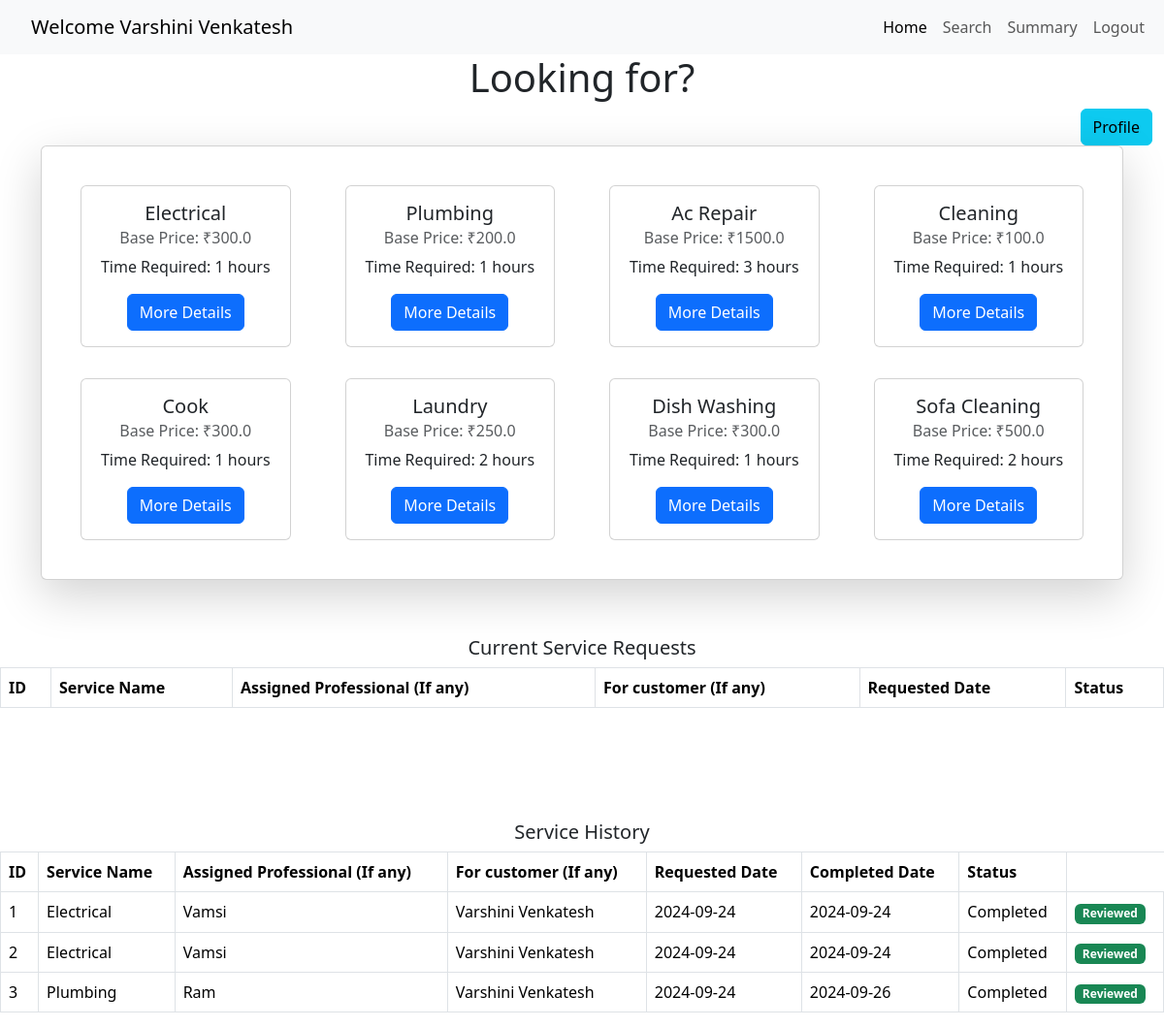
Page /customerhomepage/1 on the committed database.
### application/models.py (models this page shows, shortened)
class Customer(db.Model):
    __tablename__ = 'customers'
    id = db.Column(db.Integer, primary_key=True)
    email = db.Column(db.String(120), unique=True, nullable=False)
    password = db.Column(db.String(120), nullable=False)
    full_name = db.Column(db.String(100), nullable=False)
    address = db.Column(db.String(200), nullable=False)
    pincode = db.Column(db.String(10), nullable=False)

class Service(db.Model):
    __tablename__ = 'services'
    service_id = db.Column(db.Integer, primary_key=True)
    name = db.Column(db.String(100), nullable=False)
    base_price = db.Column(db.Float, nullable=False)
    time_required = db.Column(db.String(50), nullable=False)
    descriptions = db.Column(db.Text, nullable=True)
    service_requests_list = db.relationship('ServiceRequest', backref='service', cascade='all, delete-orphan', lazy=True)

class ServiceRequest(db.Model):
    __tablename__ = 'service_requests'
    serv_req_id = db.Column(db.Integer, primary_key=True)
    service_id = db.Column(db.Integer, db.ForeignKey('services.service_id'), nullable=False)
    cust_id = db.Column(db.Integer, db.ForeignKey('customers.id'), nullable=False)
    professional_id = db.Column(db.Integer, db.ForeignKey('service_professionals.id'), nullable=True)
    date_of_req = db.Column(db.DateTime, default=date.today)
    date_of_completion = db.Column(db.DateTime, nullable=True)
    service_status = db.Column(db.String(50), nullable=False)  # requested, assigned, completed
    remarks = db.Column(db.Text, nullable=True)
    professional = db.relationship('ServiceProfessional', backref='service_requests', lazy=True)
    customer = db.relationship('Customer', backref='service_requests', lazy=True)

class ServiceProfessional(db.Model):
    __tablename__ = 'service_professionals'
    id = db.Column(db.Integer, primary_key=True)
    email = db.Column(db.String(120), unique=True, nullable=False)
    password = db.Column(db.String(120), nullable=False)
    full_name = db.Column(db.String(100), nullable=False)
    service_id = db.Column(db.Integer, db.ForeignKey('services.service_id'), nullable=False)
    experience = db.Column(db.Integer, nullable=False)
    profile_doc = db.Column(db.String(200), nullable=False)
    address = db.Column(db.String(200), nullable=False)
    pincode = db.Column(db.String(10), nullable=False)
    date_created = db.Column(db.DateTime, default=date.today())
    status = db.Column(db.String(50), nullable=False)
    service = db.relationship('Service', backref='service_professionals', lazy=True)

### app.py (the view)
@app.route('/customerhomepage/<int:id>', methods=['GET'])
def customerhomepage(id):
    customer = Customer.query.get(id)
    services = Service.query.all()
    service_requests = ServiceRequest.query.filter_by(cust_id=id).all()
    return render_template("customerhomepage.html", customer=customer, services=services, service_requests=service_requests)

### templates/customerhomepage.html (shortened to what this page needs)
<!DOCTYPE html>
<html lang="en">
<head>
    <link href="https://cdn.jsdelivr.net/npm/bootstrap@5.3.3/dist/css/bootstrap.min.css" rel="stylesheet">
</head>
<body>
    <nav class="navbar navbar-expand-lg navbar-light bg-light">
        <div class="container-fluid">
          <a class="navbar-brand" href="#">Welcome {{ customer.full_name }}</a>
          <div class="collapse navbar-collapse" id="navbarNavAltMarkup">
            <div class="navbar-nav">
              <a class="nav-link active" aria-current="page" href="#">Home</a>
              <a class="nav-link" href="{{ url_for('search_services', customer_id=customer.id) }}">Search</a>
              <a class="nav-link" href="#">Summary</a>
              <a class="nav-link" href="{{ url_for('logout') }}">Logout</a>
            </div>
          </div>
        </div>
    </nav>
    <h1 style="text-align: center;">Looking for?</h1>
    {% if customer %}
        <div class="container" style="float: right;">
            <a href="{{url_for('customerprofile', id = customer.id)}}" class="btn btn-info">Profile</a>
        </div>
    {% else %}
        <p>Customer information not available</p>
    {% endif %}
    <div class="container">
        <div class="card p-4 shadow-lg mb-5">
            <div class="row">
                {% for service in services %}
                <div class="col-12 col-md-4 col-lg-3 d-flex justify-content-center">
                    <div class="card m-3" style="width: 18rem;">
                        <div class="card-body text-center">
                            <h5 class="card-title">{{ service.name }}</h5>
                            <h6 class="card-subtitle mb-2 text-muted">Base Price: ₹{{ service.base_price }}</h6>
                            <p class="card-text">Time Required: {{ service.time_required }} hours</p>
                            <a href="{{ url_for('servicedetails', service_id=service.service_id, customer_id=customer.id) }}" class="btn btn-primary">More Details</a>
                        </div>
                    </div>
                </div>
                {% endfor %}
            </div>
        </div>
    </div>
    <div style="margin-top: 10px;">
        <div class="d-flex flex-wrap col-md-12 justify-content-center">
            <h5>Current Service Requests</h5>
            <table class="table table-bordered">
                <thead>
                    <tr>
                        <th>ID</th>
                        <th>Service Name</th>
                        <th>Assigned Professional (If any)</th>
                        <th>For customer (If any)</th>
                        <th>Requested Date</th>
                        <th>Status</th>
                    </tr>
                </thead>
            </table>
    </div>
    <div style="margin-top: 100px;">
        <div class="d-flex flex-wrap col-md-12 justify-content-center">
            <h5>Service History</h5>
            <table class="table table-bordered">
                <thead>
                    <tr>
                        <th>ID</th>
                        <th>Service Name</th>
                        <th>Assigned Professional (If any)</th>
                        <th>For customer (If any)</th>
                        <th>Requested Date</th>
                        <th>Completed Date</th>
                        <th>Status</th>
                    </tr>
                </thead>
                <tbody>
                    {% for request in service_requests %}
                    {% if request.service_status == 'completed' %}
                        <tr>
                            <td>{{ request.serv_req_id }}</td>
                            <td>{{ request.service.name }}</td>
                            <td>{% if request.professional %} {{ request.professional.full_name }} {% else %} Not Assigned {% endif %}</td>
                            <td>{% if request.customer %} {{ request.customer.full_name }} {% else %} Not Assigned {% endif %}</td>
                            <td>{{ request.date_of_req.strftime('%Y-%m-%d') }}</td>
                            <td>{{ request.date_of_completion.strftime('%Y-%m-%d') }}</td>
                            <td>{{ request.service_status.title() }}</td>
                            <td>
                                {% if request.service_status == 'completed' %}
                                    {% if request.ratings | length > 0 and request.ratings[0].rating_status == 'True' %}
                                        <span class="badge bg-success">Reviewed</span>
                                    {% else %}
                                        <a href="{{ url_for('rate_service', serv_req_id=request.serv_req_id) }}" class="btn btn-success">Rate Service</a>
                                    {% endif %}
                                {% endif %}
                            </td>
                        </tr>
                    {% endif %}
                    {% endfor %}
                </tbody>
            </table>
        </div>
    </div>
</body>
</html>

### templates/customerhomepage.html (style rules this page uses)
.navbar-nav { margin-left: auto; }
.container-fluid { padding-left: 2rem; }
.container { display: flex; justify-content: flex-end; }

### rows in the picture
Customer: full_name "Varshini Venkatesh"
Service: name "Electrical", base_price "300.0", time_required "1"
Service: name "Plumbing", base_price "200.0", time_required "1"
Service: name "Ac Repair", base_price "1500.0", time_required "3"
Service: name "Cleaning", base_price "100.0", time_required "1"
Service: name "Cook", base_price "300.0", time_required "1"
Service: name "Laundry", base_price "250.0", time_required "2"
Service: name "Dish Washing", base_price "300.0", time_required "1"
Service: name "Sofa Cleaning", base_price "500.0", time_required "2"
ServiceRequest: serv_req_id "1", service.name "Electrical", professional.full_name "Vamsi", customer.full_name "Varshini Venkatesh", date_of_req "2024-09-24", date_of_completion "2024-09-24", service_status "Completed", shows "Reviewed"
ServiceRequest: serv_req_id "2", service.name "Electrical", professional.full_name "Vamsi", customer.full_name "Varshini Venkatesh", date_of_req "2024-09-24", date_of_completion "2024-09-24", service_status "Completed", shows "Reviewed"
ServiceRequest: serv_req_id "3", service.name "Plumbing", professional.full_name "Ram", customer.full_name "Varshini Venkatesh", date_of_req "2024-09-24", date_of_completion "2024-09-26", service_status "Completed", shows "Reviewed"
